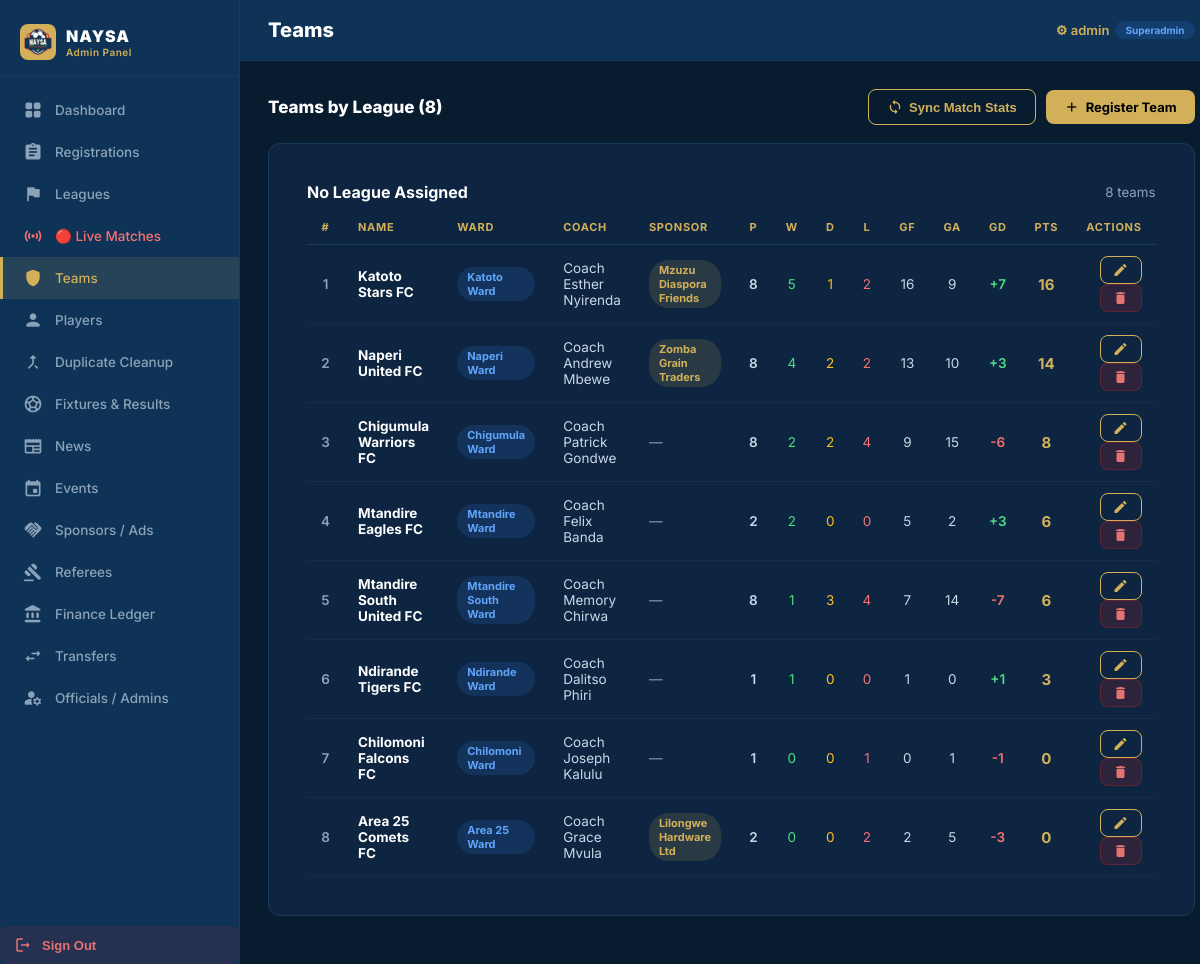
The page /admin/teams.php (signed in) on the database its author committed.
### tables this page shows
CREATE TABLE IF NOT EXISTS teams (
    id VARCHAR(50) PRIMARY KEY,
    name VARCHAR(255) NOT NULL,
    wardId VARCHAR(50),
    wardName VARCHAR(255),
    leagueId VARCHAR(50),
    leagueName VARCHAR(255),
    foundedYear INT,
    coachName VARCHAR(255),
    sponsorName VARCHAR(255),
    dashboardOnly TINYINT(1) NOT NULL DEFAULT 0,
    isExternal TINYINT(1) NOT NULL DEFAULT 0,
    played INT DEFAULT 0,
    won INT DEFAULT 0,
    drawn INT DEFAULT 0,
    lost INT DEFAULT 0,
    goalsFor INT DEFAULT 0,
    goalsAgainst INT DEFAULT 0
);

### admin/teams.php (the view, shortened to what the rows shown need)
<?php
$pdo = db();
try {
    $teamColumns = $pdo->query('SHOW COLUMNS FROM teams')->fetchAll(PDO::FETCH_COLUMN);
    if (!in_array('groupName', $teamColumns, true)) {
        $pdo->exec('ALTER TABLE teams ADD COLUMN groupName VARCHAR(50) DEFAULT NULL');
    }
} catch (PDOException $error) {
}
$leagues = $pdo->query('SELECT * FROM leagues ORDER BY name')->fetchAll();
$matchesStmt = $pdo->query("SELECT * FROM matches WHERE (status IN ('live', 'fullTime', 'completed', 'finished') OR status NOT IN ('upcoming', 'postponed')) AND homeTeamId IS NOT NULL AND awayTeamId IS NOT NULL");
$allMatches = $matchesStmt ? $matchesStmt->fetchAll() : [];
$leagueStats = [];
$overallStats = [];
foreach ($allMatches as $m) {
    $hId = $m['homeTeamId'];
    $aId = $m['awayTeamId'];
    $hScore = (int)($m['homeScore'] ?? 0);
    $aScore = (int)($m['awayScore'] ?? 0);
    $lid = $m['leagueId'] ?: '__noliga__';
    foreach ([$hId => [$hScore, $aScore], $aId => [$aScore, $hScore]] as $tid => [$gf, $ga]) {
        foreach ([$lid, '__overall__'] as $scope) {
            if ($scope === '__overall__') {
                $ref =& $overallStats[$tid];
            } else {
                $ref =& $leagueStats[$scope][$tid];
            }
        }
    }
}
$action = $_GET['action'] ?? 'list';
require __DIR__.'/header.php';
?>
<?php if ($action==='edit' && isset($team)): ?>
<?php
  $actualStat = ($team['leagueId'] ? ($leagueStats[$team['leagueId']][$team['id']] ?? null) : null) ?? $overallStats[$team['id']] ?? null;
?>
<div class="card">
  <div class="section-header">
    <span class="section-title">Edit Team — <?= e($team['name']) ?></span>
    <a href="teams.php" class="btn btn-outline btn-sm">← Back</a>
  </div>
  <?php if ($actualStat && $actualStat['played'] > 0): ?>
  <div style="background:rgba(210,176,89,.12);border:1px solid rgba(210,176,89,.35);border-radius:8px;padding:12px 16px;margin-bottom:18px;font-size:13px;display:flex;justify-content:space-between;align-items:center;flex-wrap:wrap;gap:8px;">
    <div>
      <strong style="color:#D2B059">Live Match Record:</strong>
      Played: <strong><?= $actualStat['played'] ?></strong> ·
      Won: <strong style="color:#4ade80"><?= $actualStat['won'] ?></strong> ·
      Drawn: <strong style="color:#fbbf24"><?= $actualStat['drawn'] ?></strong> ·
      Lost: <strong style="color:#f87171"><?= $actualStat['lost'] ?></strong> ·
      GF: <strong><?= $actualStat['goalsFor'] ?></strong> ·
      GA: <strong><?= $actualStat['goalsAgainst'] ?></strong> ·
      GD: <strong><?= ($actualStat['gd']>=0?'+':'').$actualStat['gd'] ?></strong> ·
      Pts: <strong style="color:#D2B059"><?= $actualStat['points'] ?></strong>
    </div>
    <span style="font-size:11px;color:var(--slate)">Matches in database are the source of truth</span>
  </div>
  <?php endif; ?>
  <form method="post">
    <input type="hidden" name="op" value="update"/>
    <input type="hidden" name="id" value="<?= e($team['id']) ?>"/>
    <div class="form-grid">
      <div class="form-group"><label>Team Name</label><input name="name" required value="<?= e($team['name']) ?>"/></div>
      <div class="form-group"><label>Team Classification *</label>
        <select name="teamType" id="editTeamType">
          <option value="club" <?= ($team['teamType']??'club')==='club' && empty($team['isExternal'])?'selected':'' ?>>🛡️ Registered Club (Full Squad / Players)</option>
          <option value="national" <?= ($team['teamType']??'')==='national'?'selected':'' ?>>🌍 National Team (Representative Squad)</option>
          <option value="regional" <?= ($team['teamType']??'')==='regional'?'selected':'' ?>>⚡ Regional / Select Squad</option>
          <option value="academy" <?= ($team['teamType']??'')==='academy'?'selected':'' ?>>🎓 Academy / Youth Team</option>
          <option value="external" <?= !empty($team['isExternal'])?'selected':'' ?>>👤 External Opponent (Opponent Only, No Account/Roster)</option>
        </select>
        <input type="hidden" name="isExternal" id="editIsExternal" value="<?= !empty($team['isExternal'])?1:0 ?>"/>
        <script>
          document.getElementById('editTeamType').addEventListener('change', function() {
            const isExt = this.value === 'external';
            document.getElementById('editIsExternal').value = isExt ? '1' : '0';
            const d = document.getElementById('editDashboardOnly');
            if (d && isExt) d.value = '1';
          });
        </script>
        <small style="color:#8BA3B8">National and Regional teams can call up players already in the system from any registered club.</small>
      </div>
      <div class="form-group"><label>Area / Ward *</label><input name="wardName" required value="<?= e($team['wardName']) ?>" placeholder="Type area or ward"/></div>
      <div class="form-group"><label>Ward ID</label><input name="wardId" value="<?= e($team['wardId']) ?>"/></div>
      <div class="form-group"><label>Founded Year</label><input type="number" name="foundedYear" value="<?= e($team['foundedYear']) ?>"/></div>
      <div class="form-group"><label>Coach Name</label><input name="coachName" value="<?= e($team['coachName']) ?>"/></div>
      <div class="form-group"><label>Sponsor Name</label><input name="sponsorName" value="<?= e($team['sponsorName']) ?>"/></div>
      <div class="form-group"><label>League / Tournament</label>
        <select name="leagueId" onchange="this.form.querySelector('[name=leagueName]').value=this.options[this.selectedIndex].text">
          <option value="">(None)</option>
          <?php foreach($leagues as $L): ?>
          <option value="<?= e($L['id']) ?>" <?= ($team['leagueId']??'')===$L['id']?'selected':'' ?>><?= e($L['name']) ?></option>
          <?php endforeach; ?>
        </select>
        <input type="hidden" name="leagueName" value="<?= e($team['leagueName']??'') ?>"/>
      </div>
      <div class="form-group"><label>Tournament Group (Optional)</label>
        <input name="groupName" value="<?= e($team['groupName']??'') ?>" placeholder="e.g. Group A, Group B"/>
      </div>
      <div class="form-group"><label>Visibility *</label><select name="dashboardOnly" id="editDashboardOnly"><option value="0" <?= empty($team['dashboardOnly'])?'selected':'' ?>>Public in app</option><option value="1" <?= !empty($team['dashboardOnly'])?'selected':'' ?>>Dashboard only (private)</option></select><small style="color:#8BA3B8">Private teams can use their dashboard but do not appear in the public app.</small></div>
    </div>
    <h4 style="color:#D2B059;margin:20px 0 12px;font-size:13px;text-transform:uppercase;letter-spacing:.5px">League Stats</h4>
    <div class="form-grid">
      <?php
        $statDefaults = [
          'played' => ($team['played'] == 0 && $actualStat) ? $actualStat['played'] : ($team['played'] ?? 0),
          'won' => ($team['won'] == 0 && $actualStat) ? $actualStat['won'] : ($team['won'] ?? 0),
          'drawn' => ($team['drawn'] == 0 && $actualStat) ? $actualStat['drawn'] : ($team['drawn'] ?? 0),
          'lost' => ($team['lost'] == 0 && $actualStat) ? $actualStat['lost'] : ($team['lost'] ?? 0),
          'goalsFor' => ($team['goalsFor'] == 0 && $actualStat) ? $actualStat['goalsFor'] : ($team['goalsFor'] ?? 0),
          'goalsAgainst' => ($team['goalsAgainst'] == 0 && $actualStat) ? $actualStat['goalsAgainst'] : ($team['goalsAgainst'] ?? 0),
        ];
      ?>
      <?php foreach(['played','won','drawn','lost','goalsFor','goalsAgainst'] as $f): ?>
      <div class="form-group"><label><?= ucfirst($f) ?></label><input type="number" name="<?= $f ?>" value="<?= e($statDefaults[$f]) ?>"/></div>
      <?php endforeach; ?>
    </div>
    <div class="form-actions">
      <button class="btn btn-gold" type="submit">Save Changes</button>
      <a href="teams.php" class="btn btn-outline">Cancel</a>
    </div>
  </form>
</div>
<?php
$teamComps = [];
try {
    $tcStmt = $pdo->prepare("SELECT tc.leagueId, l.name, l.format, l.status
        FROM team_competitions tc
        JOIN leagues l ON l.id = tc.leagueId
        WHERE tc.teamId = ?
        ORDER BY l.name");
    $tcStmt->execute([$team['id']]);
    $teamComps = $tcStmt->fetchAll();
} catch (Throwable $e) {}
?>
<div class="card">
  <div style="display:flex;align-items:center;justify-content:space-between;margin-bottom:14px;flex-wrap:wrap;gap:10px;">
    <span style="font-size:15px;font-weight:800;color:#D2B059;">🏆 Competitions &amp; Leagues</span>
    <small style="color:#8BA3B8;">This team can appear in unlimited competitions simultaneously — no duplicates.</small>
  </div>
  <?php if ($teamComps): ?>
  <div style="display:flex;flex-wrap:wrap;gap:8px;margin-bottom:16px;">
    <?php foreach($teamComps as $tc):
      $fmtColor = $tc['format']==='knockout' ? '#ef4444' : ($tc['format']==='group_knockout' ? '#8b5cf6' : '#60a5fa');
    ?>
    <div style="display:flex;align-items:center;gap:6px;background:rgba(255,255,255,.05);border:1px solid #1A3A5C;border-radius:8px;padding:7px 12px;">
      <span style="font-size:12px;color:<?= $fmtColor ?>;font-weight:700;">
        <?= $tc['format']==='knockout' ? '🏆' : ($tc['format']==='group_knockout' ? '⚡' : '📋') ?>
      </span>
      <span style="font-size:13px;font-weight:600;"><?= e($tc['name']) ?></span>
      <?php if(($tc['status']??'active')==='completed'): ?>
      <span style="font-size:10px;color:#8BA3B8;background:rgba(255,255,255,.07);padding:1px 6px;border-radius:4px;">Completed</span>
      <?php else: ?>
      <span style="font-size:10px;color:#4ade80;background:rgba(74,222,128,.1);padding:1px 6px;border-radius:4px;">Active</span>
      <?php endif; ?>
      <form method="post" style="display:inline;"
            onsubmit="return confirm('Remove from <?= e(addslashes($tc['name'])) ?>?')">
        <input type="hidden" name="op"              value="team_unenrol"/>
        <input type="hidden" name="unenrol_teamId"   value="<?= e($team['id']) ?>"/>
        <input type="hidden" name="unenrol_leagueId" value="<?= e($tc['leagueId']) ?>"/>
        <button title="Remove from this competition" style="background:none;border:none;color:#ef4444;cursor:pointer;padding:0;margin-left:2px;line-height:1;">
          <span class="material-icons-round" style="font-size:14px;">close</span>
        </button>
      </form>
    </div>
    <?php endforeach; ?>
  </div>
  <?php else: ?>
  <p style="color:#8BA3B8;font-size:13px;font-style:italic;margin-bottom:16px;">
    Not enrolled in any competition yet. Use the form below to add this team to a competition.
  </p>
  <?php endif; ?>
  <?php
  $enrolledLeagueIds = array_column($teamComps, 'leagueId');
  $availableLeagues  = array_filter($leagues, fn($l) => !in_array($l['id'], $enrolledLeagueIds, true));
  ?>
  <?php if ($availableLeagues): ?>
  <form method="post" style="display:flex;gap:10px;align-items:flex-end;flex-wrap:wrap;border-top:1px solid #1A3A5C;padding-top:14px;">
    <input type="hidden" name="op"           value="team_enrol"/>
    <input type="hidden" name="enrol_teamId" value="<?= e($team['id']) ?>"/>
    <div class="form-group" style="flex:1;min-width:220px;margin:0;">
      <label>Add to Competition</label>
      <select name="enrol_leagueId" required>
        <option value="">Select competition…</option>
        <?php foreach($availableLeagues as $L): ?>
        <option value="<?= e($L['id']) ?>"><?= e($L['name']) ?></option>
        <?php endforeach; ?>
      </select>
    </div>
    <button class="btn btn-gold" type="submit" style="margin-bottom:0;white-space:nowrap;">
      <span class="material-icons-round" style="font-size:16px;vertical-align:middle;">add</span>
      Enrol in Competition
    </button>
  </form>
  <?php else: ?>
  <p style="color:#4ade80;font-size:13px;border-top:1px solid #1A3A5C;padding-top:12px;">
    ✓ This team is enrolled in all available competitions.
  </p>
  <?php endif; ?>
</div>
<?php else: ?>
<div class="card">
  <?php
    $allTeams = $pdo->query('SELECT * FROM teams ORDER BY name')->fetchAll();
    $grouped = [];
    $grouped['__noliga__'] = [];
    foreach ($allTeams as $t) {
        $hasLeague = !empty($t['leagueId']);
        if (!$hasLeague) {
            $grouped['__noliga__'][] = $t;
        }
    }
  ?>
  <?php if (!empty($grouped['__noliga__'])): ?>
    <?php
      $unassignedTeams = $grouped['__noliga__'];
      usort($unassignedTeams, function($a, $b) {
        if ($b['calc_pts'] !== $a['calc_pts']) return $b['calc_pts'] <=> $a['calc_pts'];
        if ($b['calc_gd'] !== $a['calc_gd']) return $b['calc_gd'] <=> $a['calc_gd'];
        return strcmp($a['name'], $b['name']);
      });
    ?>
    <div style="padding:14px">
      <div class="table-wrap">
        <table>
          <thead>
            <tr>
              <th style="width:36px;text-align:center">#</th>
              <th>Name</th>
              <th>Ward</th>
              <th>Coach</th>
              <th>Sponsor</th>
              <th style="text-align:center" title="Matches Played">P</th>
              <th style="text-align:center" title="Won">W</th>
              <th style="text-align:center" title="Drawn">D</th>
              <th style="text-align:center" title="Lost">L</th>
              <th style="text-align:center" title="Goals For">GF</th>
              <th style="text-align:center" title="Goals Against">GA</th>
              <th style="text-align:center" title="Goal Difference">GD</th>
              <th style="text-align:center" title="Points">Pts</th>
              <th style="text-align:right">Actions</th>
            </tr>
          </thead>
          <tbody>
            <?php $pos = 1; foreach($unassignedTeams as $t): ?>
            <tr>
              <td style="color:var(--slate);font-weight:600;text-align:center"><?= $pos++ ?></td>
              <td>
                <strong style="color:#fff"><?= e($t['name']) ?></strong>
              </td>
              <td><span class="badge badge-blue"><?= e($t['wardName']) ?></span></td>
              <td><?= e($t['coachName']) ?></td>
              <td><?= $t['sponsorName']?'<span class="badge badge-gold">'.e($t['sponsorName']).'</span>':'<span style="color:#8BA3B8">—</span>' ?></td>
              <td style="text-align:center;font-weight:600"><?= $t['calc_p'] ?></td>
              <td style="text-align:center;color:#4ade80"><?= $t['calc_w'] ?></td>
              <td style="text-align:center;color:#fbbf24"><?= $t['calc_d'] ?></td>
              <td style="text-align:center;color:#f87171"><?= $t['calc_l'] ?></td>
              <td style="text-align:center"><?= $t['calc_gf'] ?></td>
              <td style="text-align:center"><?= $t['calc_ga'] ?></td>
              <td style="text-align:center;font-weight:600;color:<?= $t['calc_gd'] > 0 ? '#4ade80' : ($t['calc_gd'] < 0 ? '#f87171' : 'var(--slate)') ?>">
                <?= ($t['calc_gd'] > 0 ? '+'.$t['calc_gd'] : $t['calc_gd']) ?>
              </td>
              <td style="text-align:center"><strong style="color:#D2B059;font-size:15px"><?= $t['calc_pts'] ?></strong></td>
              <td style="text-align:right">
                <a href="teams.php?action=edit&id=<?= e($t['id']) ?>" class="btn btn-outline btn-sm" title="Edit"><span class="material-icons-round">edit</span></a>
                <form method="post" style="display:inline" onsubmit="return confirm('Delete this team?')">
                  <button class="btn btn-danger btn-sm" type="submit" title="Delete"><span class="material-icons-round">delete</span></button>
                </form>
              </td>
            </tr>
            <?php endforeach; ?>
          </tbody>
        </table>
      </div>
    </div>
  <?php endif; ?>
</div>
<?php endif; ?>
<?php require __DIR__.'/footer.php'; ?>

### rows shown on the page
teams: name "Katoto Stars FC", wardName "Katoto Ward", coachName "Coach Esther Nyirenda", sponsorName "Mzuzu Diaspora Friends", played "8", won "5", drawn "1", lost "2", goalsFor "16", goalsAgainst "9", calc_gd "7"
teams: name "Naperi United FC", wardName "Naperi Ward", coachName "Coach Andrew Mbewe", sponsorName "Zomba Grain Traders", played "8", won "4", drawn "2", lost "2", goalsFor "13", goalsAgainst "10", calc_gd "3", calc_pts "14"
teams: name "Chigumula Warriors FC", wardName "Chigumula Ward", coachName "Coach Patrick Gondwe", played "8", won "2", drawn "2", lost "4", goalsFor "9", goalsAgainst "15", calc_gd "-6"
teams: name "Mtandire Eagles FC", wardName "Mtandire Ward", coachName "Coach Felix Banda", drawn "2", calc_d "0", calc_l "0", won "5", calc_gd "3", goalsAgainst "6"
teams: name "Mtandire South United FC", wardName "Mtandire South Ward", coachName "Coach Memory Chirwa", played "8", won "1", drawn "3", lost "4", goalsFor "7", goalsAgainst "14", calc_gd "-7", calc_pts "6"
teams: name "Ndirande Tigers FC", wardName "Ndirande Ward", coachName "Coach Dalitso Phiri", calc_p "1", calc_w "1", calc_d "0", calc_l "0", calc_gf "1", calc_ga "0", calc_gd "1", calc_pts "3"
teams: name "Chilomoni Falcons FC", wardName "Chilomoni Ward", coachName "Coach Joseph Kalulu", calc_p "1", calc_w "0", calc_d "0", calc_l "1", calc_gf "0", calc_ga "1", calc_gd "-1", calc_pts "0"
teams: name "Area 25 Comets FC", wardName "Area 25 Ward", coachName "Coach Grace Mvula", sponsorName "Lilongwe Hardware Ltd", calc_p "2", calc_w "0", calc_d "0", calc_l "2", calc_gf "2", calc_ga "5", calc_gd "-3", calc_pts "0"

### other values the page prints
$info['label'] "Dashboard"
$info['label'] "Registrations"
$info['label'] "Leagues"
$info['label'] "🔴 Live Matches"
$info['label'] "Teams"
$info['label'] "Players"
$info['label'] "Duplicate Cleanup"
$info['label'] "Fixtures & Results"
$info['label'] "News"
$info['label'] "Events"
$info['label'] "Sponsors / Ads"
$info['label'] "Referees"
$info['label'] "Finance Ledger"
$info['label'] "Transfers"
$info['label'] "Officials / Admins"
